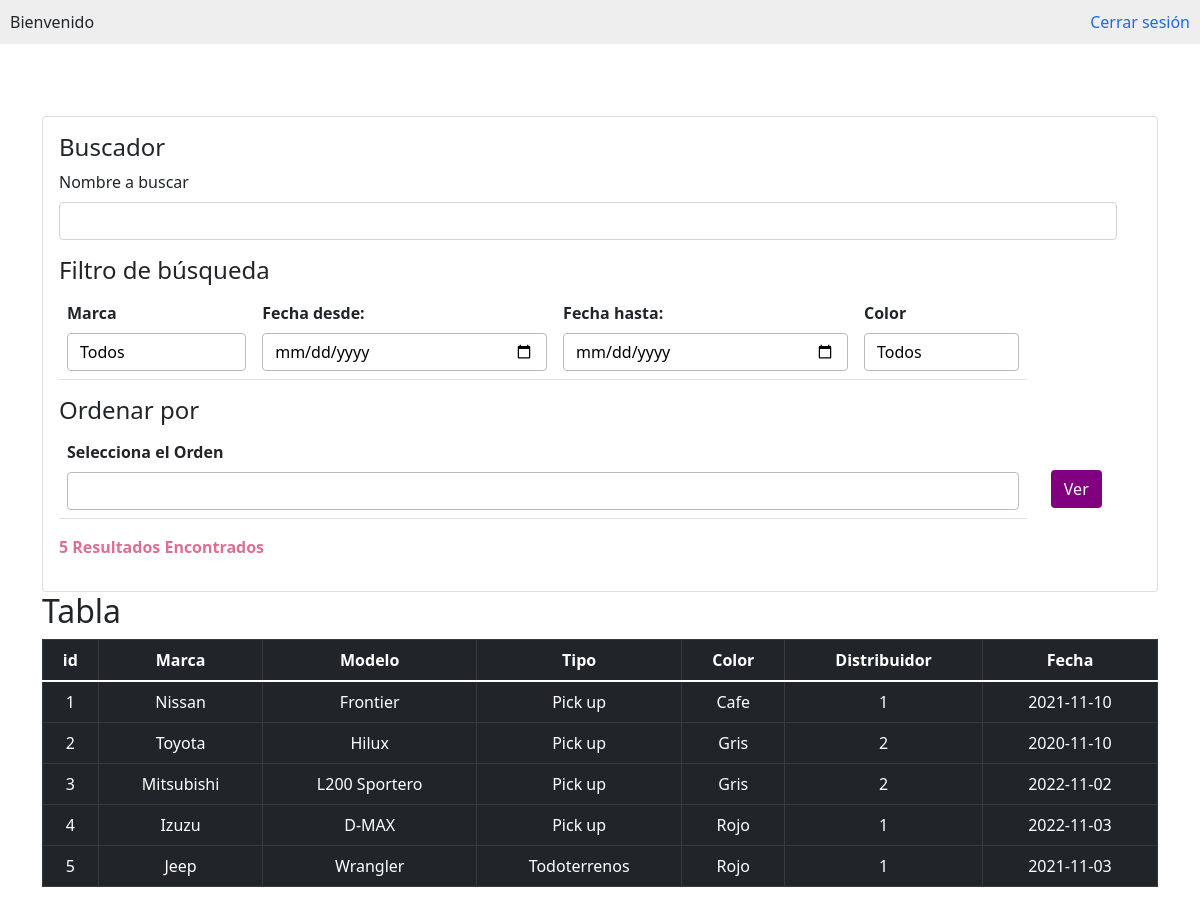
Page /Home.php on the committed database.
### tables this page shows
CREATE TABLE `carro` (
  `id_carro` int(11) NOT NULL,
  `Marca` varchar(100) NOT NULL,
  `Modelo` varchar(100) NOT NULL,
  `tipo_vehiculo` varchar(150) NOT NULL,
  `Color` varchar(100) NOT NULL,
  `Id_Distribuidor` int(11) NOT NULL,
  `Fecha_importacion` date NOT NULL
);

### Home.php (the view, shortened to what this page needs)
<!DOCTYPE html>
<html lang="en">
<head>
    <link rel="stylesheet" href="./css/cabecera.css">
    <link rel="stylesheet" href="https://cdnjs.cloudflare.com/ajax/libs/animate.css/4.0.0/animate.min.css">
    <link href="https://cdn.jsdelivr.net/npm/bootstrap@5.1.3/dist/css/bootstrap.min.css" rel="stylesheet">
</head>
<body>
<?php
$servidor= "localhost";
$usuario= "root";
$password = "";
$nombreBD= "miniproyecto";
$conexion = new mysqli($servidor, $usuario, $password, $nombreBD);
?>
<div id="menu">
        <ul>
            <li>Bienvenido</li>
            <li class="cerrar-sesion"><a href="index.php">Cerrar sesión</a></li>
        </ul>
</div>
<br>
<div class="container mt-5">
    <div class="col-12">
        <div class="row">
            <div class="col-12 grid-margin">
                <div class="card">
                <div class="card-body">
                <h4 class="card-title">Buscador</h4>
                    <form id="form2" name="form2" method="POST" action="Home.php">
                        <div class="col-12 row">
                            <div class="mb-3">
                                <label  class="form-label">Nombre a buscar</label>
                                <input type="text" class="form-control" id="buscar" name="buscar" value="<?php echo $_POST["buscar"] ?>" >
                            </div>
                            <h4 class="card-title">Filtro de búsqueda</h4>
                                <div class="col-11">
                                    <table class="table">
                                        <thead>
                                            <tr class="filters">
                                                <th>
                                                    Marca
                                                    <select id="assigned-tutor-filter" id="buscamarca" name="buscamarca" class="form-control mt-2" style="border: #bababa 1px solid; color:#000000;" >
                                                        <option value="">Todos</option>
                                                    </select>
                                                </th>
                                                <th>
                                                    Fecha desde:
                                                    <input type="date" name="buscafechadesde" class="form-control mt-2" value="<?php echo $_POST["buscafechadesde"];?>" style="border: #bababa 1px solid; color:#000000;" >
                                                </th>
                                                <th>
                                                    Fecha hasta:
                                                    <input type="date" name="buscafechahasta" class="form-control mt-2" value="<?php echo $_POST["buscafechahasta"];?>" style="border: #bababa 1px solid; color:#000000;" >
                                                </th>
                                                <th>
                                                    Color
                                                    <select id="subject-filter" id="color" name="color" class="form-control mt-2"  style="border: #bababa 1px solid; color:#000000;">
                                                        <option value="">Todos</option>
                                                    </select>
                                                </th>
                                            </tr>
                                        </thead>
                                    </table>
                                </div>
                                <h4 class="card-tittle">Ordenar por</h4>
                                <div class="col-11">
                                    <table class="table">
                                        <thead>
                                            <tr class="filters">
                                                <th>
                                                    Selecciona el Orden
                                                    <select name="orden" id="assigned-tutor-filter" id="orden" class="form-control mt-2" style="border: #bababa 1px solid; color:#000000;">
                                                        <option value=""></option>
                                                        <option value="1">Ordenar por nombre</option>
                                                </select>
                                                </th>
                                            </tr>
                                        </thead>
                                    </table>
                                </div>
                                <div class="col-1">
                                    <input type="submit" class="btn" value="Ver" style="margin-top: 38px; background-color:purple; color:white;">
                                </div>
                        </div>
                        <?php
        $aKeyword = explode(" ", $_POST['buscar']);
        if ($_POST["buscar"] == '' AND $_POST['buscamarca'] == '' AND $_POST['color'] == '' AND $_POST['buscafechadesde'] == '' AND $_POST['buscafechahasta'] == ''){
            $query ="SELECT * FROM carro";
        }else{
                $query ="SELECT * FROM carro ";
        if ($_POST["buscar"] != '' ){
                $query .=  "WHERE (Modelo LIKE LOWER('%".$aKeyword[0]."%') OR Marca LIKE LOWER('%".$aKeyword[0]."%')) ";
        }
        }
        $sql = $conexion->query($query);
        $numeroSql = mysqli_num_rows($sql);
        ?>
        <p style="font-weight: bold; color:palevioletred;">
            <?php
            echo $numeroSql;
            ?>
            Resultados Encontrados
        </p>
                    </form>
                </div>
                </div>
            </div>
        </div>
    </div>
    <div class="table-responsive">
     <h2>Tabla</h2>
     <table class="table table-bordered table-dark table-hover">
            <tr style="background-color:palevioletred; color:#FFFFFF; text-align: center;">
                <th>id</th>
                <th>Marca</th>
                <th>Modelo</th>
                <th>Tipo</th>
                <th>Color</th>
                <th>Distribuidor</th>
                <th>Fecha</th>
            </tr>
            <tbody>
            <?php
            While($rowSql = $sql->fetch_assoc()) {   ?>
                <tr>
                    <td style="text-align: center;"><?php echo $rowSql["id_carro"]; ?></td>
                    <td style="text-align: center;"><?php echo $rowSql["Marca"]; ?></td>
                    <td style="text-align: center;"><?php echo $rowSql["Modelo"]; ?></td>
                    <td style="text-align: center;"><?php echo $rowSql["tipo_vehiculo"]; ?></td>
                    <td style="text-align: center;"><?php echo $rowSql["Color"]; ?></td>
                    <td style="text-align: center;"><?php echo $rowSql["Id_Distribuidor"]; ?></td>
                    <td style="text-align: center;"><?php echo $rowSql["Fecha_importacion"]; ?></td>
                </tr>
            <?php } ?>
            </tbody>
        </table>
     </div>
</div>
<br>
</body>
</html>

### css/cabecera.css (style rules this page uses)
body { font-family: Arial, Helvetica, sans-serif; }
#menu { background-color: #eee; padding: 10px; }
#menu ul { margin: 0; padding: 0; list-style: none; display: inline-block; width: 100%; }
#menu ul li { display: inline; }
#menu ul li a { color: #1E69E3; text-decoration: none; }
.cerrar-sesion { float: right; }

### rows in the picture
carro: id_carro "1", Marca "Nissan", Modelo "Frontier", tipo_vehiculo "Pick up", Color "Cafe", Id_Distribuidor "1", Fecha_importacion "2021-11-10"
carro: id_carro "2", Marca "Toyota", Modelo "Hilux", tipo_vehiculo "Pick up", Color "Gris", Id_Distribuidor "2", Fecha_importacion "2020-11-10"
carro: id_carro "3", Marca "Mitsubishi", Modelo "L200 Sportero", tipo_vehiculo "Pick up", Color "Gris", Id_Distribuidor "2", Fecha_importacion "2022-11-02"
carro: id_carro "4", Marca "Izuzu", Modelo "D-MAX", tipo_vehiculo "Pick up", Color "Rojo", Id_Distribuidor "1", Fecha_importacion "2022-11-03"
carro: id_carro "5", Marca "Jeep", Modelo "Wrangler", tipo_vehiculo "Todoterrenos", Color "Rojo", Id_Distribuidor "1", Fecha_importacion "2021-11-03"

### other values in the picture
$numeroSql "5"
